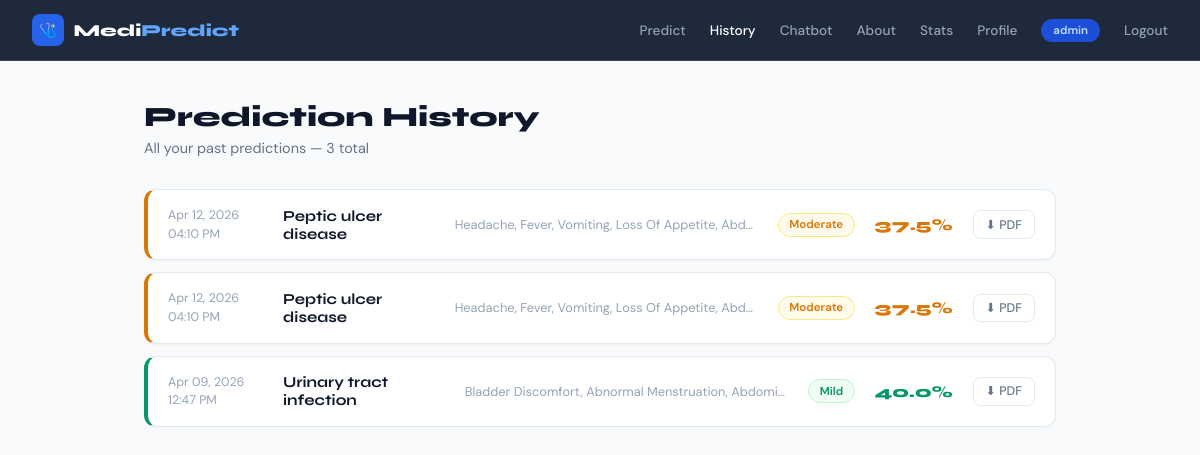
/history/ (signed in), run on an earlier commit of the app's database.
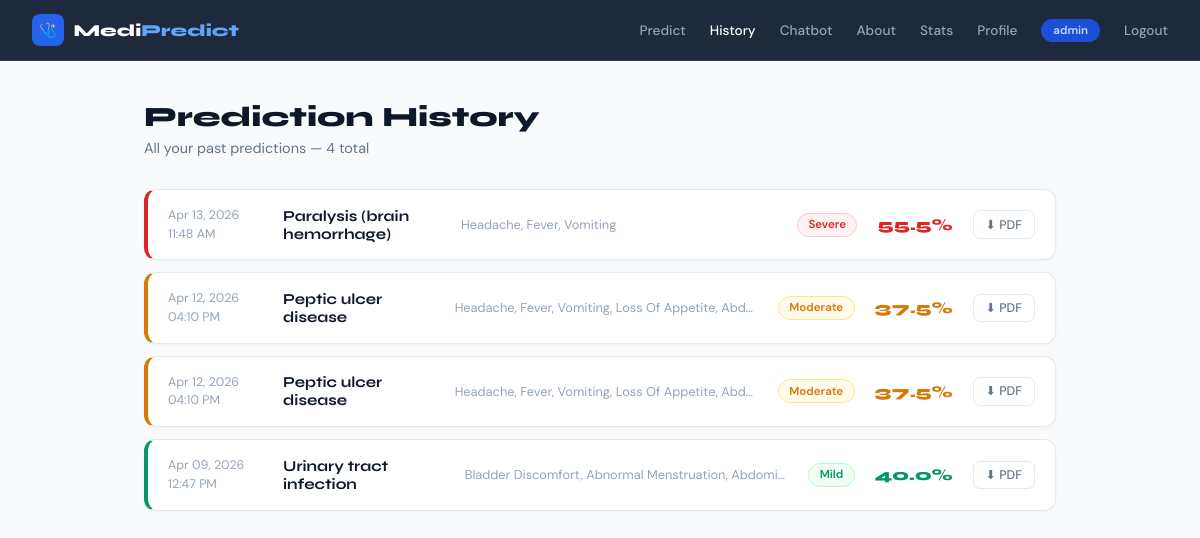
And on a later commit of the database.
### predictor/models.py (models this page shows, shortened)
class Prediction(models.Model):
    user = models.ForeignKey(User, on_delete=models.CASCADE)
    symptoms = models.TextField()
    disease = models.CharField(max_length=200)
    confidence = models.FloatField()
    severity = models.CharField(max_length=50)
    created_at = models.DateTimeField(auto_now_add=True)
    class Meta:
        ordering = ['-created_at']

### predictor/views.py (the view)
# urls.py: path('history/', views.history, name='history'),
@login_required
def history(request):
    predictions = Prediction.objects.filter(user=request.user)
    return render(request, 'predictor/history.html', {'predictions': predictions})

### templates/predictor/history.html (shortened to what this page needs)
<!DOCTYPE html>
<html lang="en">
<head>
</head>
<body>
<nav>
  <a href="/" class="logo">
    <div class="logo-icon">🩺</div>
    <div class="logo-text">Medi<span>Predict</span></div>
  </a>
  <div class="nav-links">
    <a href="/">Predict</a>
    <a href="/history/" class="active">History</a>
    <a href="/chatbot/">Chatbot</a>
    <a href="/about/">About</a>
    <a href="/stats/">Stats</a>
    <a href="/profile/">Profile</a>
    <span class="nav-badge">{{ request.user.username }}</span>
    <a href="/logout/">Logout</a>
  </div>
</nav>
<main>
  <div class="page-header">
    <h1>Prediction History</h1>
    <p>All your past predictions — {{ predictions.count }} total</p>
  </div>
  {% if predictions %}
    {% for p in predictions %}
    {% if p.severity == 'Mild' %}
    <div class="record" style="--c:#059669">
      <div class="record-date">{{ p.created_at|date:"M d, Y" }}<br>{{ p.created_at|time:"h:i A" }}</div>
      <div class="record-disease">{{ p.disease }}</div>
      <div class="record-symptoms">{{ p.symptoms }}</div>
      <span class="sev" style="background:#f0fdf4;color:#059669;border:1px solid #bbf7d0">Mild</span>
      <div class="record-conf">{{ p.confidence }}%</div>
      <a href="/history/{{ p.id }}/export/" class="pdf-btn">⬇ PDF</a>
    </div>
    {% elif p.severity == 'Moderate' %}
    <div class="record" style="--c:#d97706">
      <div class="record-date">{{ p.created_at|date:"M d, Y" }}<br>{{ p.created_at|time:"h:i A" }}</div>
      <div class="record-disease">{{ p.disease }}</div>
      <div class="record-symptoms">{{ p.symptoms }}</div>
      <span class="sev" style="background:#fffbeb;color:#d97706;border:1px solid #fde68a">Moderate</span>
      <div class="record-conf">{{ p.confidence }}%</div>
      <a href="/history/{{ p.id }}/export/" class="pdf-btn">⬇ PDF</a>
    </div>
    {% else %}
    <div class="record" style="--c:#dc2626">
      <div class="record-date">{{ p.created_at|date:"M d, Y" }}<br>{{ p.created_at|time:"h:i A" }}</div>
      <div class="record-disease">{{ p.disease }}</div>
      <div class="record-symptoms">{{ p.symptoms }}</div>
      <span class="sev" style="background:#fef2f2;color:#dc2626;border:1px solid #fecaca">Severe</span>
      <div class="record-conf">{{ p.confidence }}%</div>
      <a href="/history/{{ p.id }}/export/" class="pdf-btn">⬇ PDF</a>
    </div>
    {% endif %}
    {% endfor %}
  {% else %}
    <div class="empty">
      <div class="empty-icon">🔍</div>
      <p>No predictions yet. Go make your first one!</p>
      <a href="/">← Go to Predictor</a>
    </div>
  {% endif %}
</main>
</body>
</html>

### templates/predictor/history.html (style rules this page uses)
* { margin:0; padding:0; box-sizing:border-box; }
body { background:#f8fafc; color:#0f172a; font-family:'DM Sans',sans-serif; min-height:100vh; }
nav { background:#1e293b; padding:0 2rem; height:60px; display:flex; align-items:center; gap:1rem; position:sticky; top:0; z-index:100; box-shadow:0 1px 0 #334155; }
.logo { display:flex; align-items:center; gap:0.6rem; text-decoration:none; }
.logo-icon { width:32px; height:32px; background:#2563eb; border-radius:8px; display:flex; align-items:center; justify-content:center; font-size:14px; }
.logo-text { font-family:'Syne',sans-serif; font-weight:800; color:white; font-size:1.05rem; }
.logo-text span { color:#60a5fa; }
.nav-links { margin-left:auto; display:flex; align-items:center; gap:1.5rem; }
.nav-links a { color:#94a3b8; text-decoration:none; font-size:0.85rem; font-weight:500; transition:color 0.15s; }
.nav-links a:hover, .nav-links a.active { color:white; }
.nav-badge { background:#1d4ed8; color:#bfdbfe; font-size:0.72rem; font-weight:600; padding:0.25rem 0.75rem; border-radius:100px; }
main { max-width:960px; margin:0 auto; padding:2.5rem 1.5rem; }
.page-header { margin-bottom:2rem; }
.page-header h1 { font-family:'Syne',sans-serif; font-size:1.75rem; font-weight:800; color:#0f172a; margin-bottom:0.3rem; }
.page-header p { color:#64748b; font-size:0.9rem; }
.record { background:white; border:1px solid #e2e8f0; border-left:4px solid var(--c); border-radius:12px; padding:1rem 1.25rem; margin-bottom:0.75rem; display:flex; align-items:center; gap:1.25rem; transition:box-shadow 0.2s, border-color 0.2s; box-shadow:0 1px 3px rgba(0,0,0,0.04); }
.record-date { color:#94a3b8; font-size:0.78rem; min-width:95px; line-height:1.5; }
.record-disease { font-family:'Syne',sans-serif; font-weight:700; font-size:0.95rem; color:#0f172a; flex:1; }
.record-symptoms { color:#94a3b8; font-size:0.8rem; flex:2; white-space:nowrap; overflow:hidden; text-overflow:ellipsis; }
.record-conf { font-family:'Syne',sans-serif; font-weight:800; font-size:1rem; min-width:55px; text-align:right; color:var(--c); }
.sev { padding:0.22rem 0.65rem; border-radius:100px; font-size:0.72rem; font-weight:600; white-space:nowrap; }
.pdf-btn { display:inline-flex; align-items:center; gap:0.3rem; color:#64748b; font-size:0.78rem; text-decoration:none; padding:0.32rem 0.75rem; border:1px solid #e2e8f0; border-radius:7px; transition:all 0.15s; white-space:nowrap; flex-shrink:0; background:white; font-weight:500; }

What changed in the data, as far as the page shows it:
added Prediction: created_at "Apr 13, 2026", created_at "11:48 AM", disease "Paralysis (brain hemorrhage)", symptoms "Headache, Fever, Vomiting", confidence "55.5"
Also different on the page:
{{ predictions.count }}: "3" → "4"
